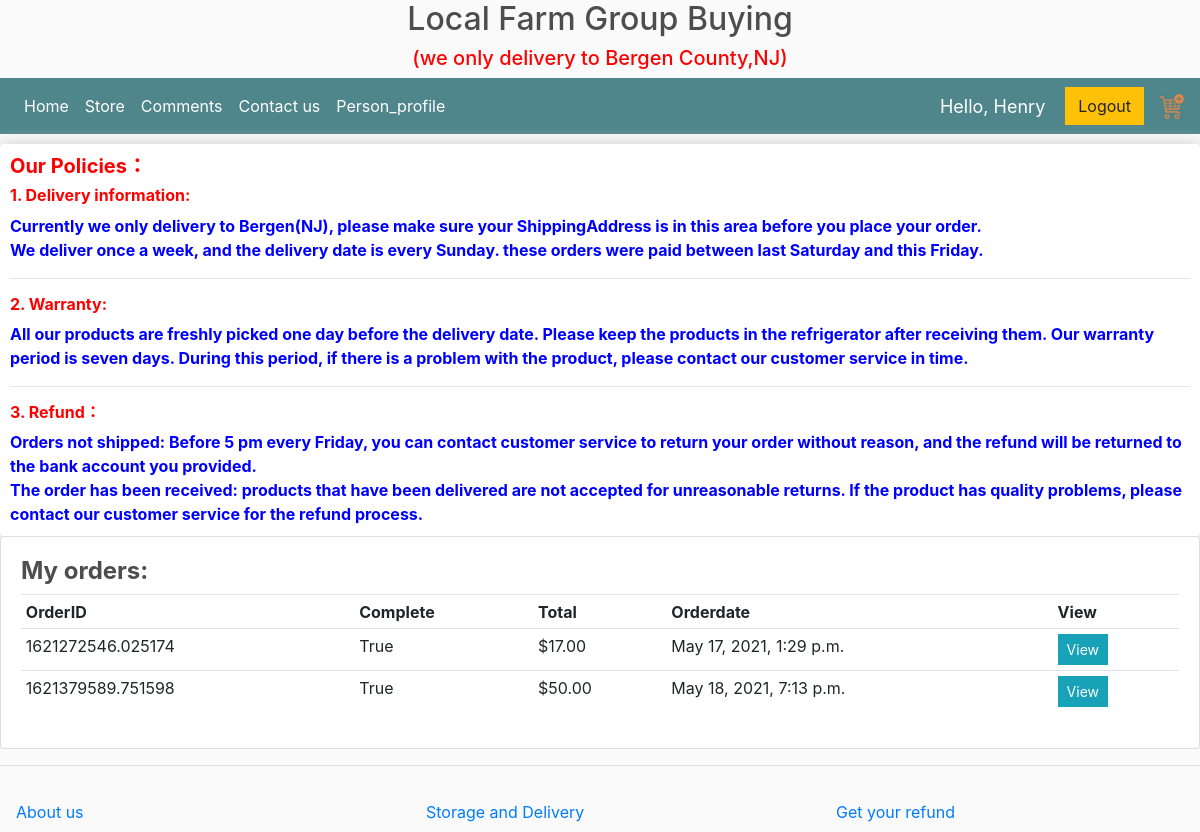
The page /customer/ (signed in) on the database its author committed.
### store/models.py (models this page shows, shortened)
class Order(models.Model):
	customer = models.ForeignKey(Customer, on_delete=models.SET_NULL, null=True, blank=True)
	date_ordered = models.DateTimeField(max_length=100, null=True)
	complete = models.BooleanField(default=False)
	transaction_id = models.CharField(max_length=100, null=True)
	delivered = models.BooleanField(default=False)
	delivered_date = models.DateField(max_length=100, null=True,blank=True)
	def __str__(self):
		return str(self.id)
	@property
	def get_cart_total(self):
		orderitems = self.orderitem_set.all()
		total = sum([item.get_total for item in orderitems])
		return total

class OrderItem(models.Model):
	product = models.ForeignKey(Product, on_delete=models.SET_NULL, null=True)
	order = models.ForeignKey(Order,  on_delete=models.SET_NULL, null=True)
	quantity = models.IntegerField(default=0, null=True, blank=True)
	@property
	def get_total(self):
		total = self.product.price * self.quantity
		return total

class Product(models.Model):
	CATEGORY = (
		('Vegetables', 'Vegetables'),
		('Fruits', 'Fruits'),
		('Eggs', 'Eggs'),
	)
	name = models.CharField(max_length=200)
	category = models.CharField(max_length=200, null=True, choices=CATEGORY)
	price = models.FloatField()
	describe = models.CharField(max_length=1000)
	image = models.ImageField(null=True, blank=True)

### store/decorators.py (the view)
		def wrapper_func(request, *args, **kwargs):
			group = None
			if request.user.groups.exists():
				group = request.user.groups.all()[0].name
			if group in allowed_roles:
				return view_func(request, *args, **kwargs)
			else:
				return HttpResponse('You are not authorized')

### store/views.py (called while the page is built)
@login_required(login_url='login')
@allowed_users(allowed_roles=['customer'])
def userpage(request):
	orders = request.user.customer.order_set.all()
	print('ORDERS:', orders)
	context = {'orders': orders}
	return render(request, 'store/customer.html', context)

### store/templates/store/customer.html
{%  extends 'store/mainin.html' %}
{% load static %}
{% block content %}
  <div class="row">
		<div class="col-lg-12">
			<div class="box-element" >
                <h5 style="color:red"><strong>Our Policies：</strong></h5>
                <h6 style="color:red"><strong>1. Delivery information: </strong></h6>
                <h7 style="color:blue"><strong>Currently we only delivery to Bergen(NJ), please make sure your ShippingAddress is in this area before you place your order.</strong></h7>
                <br>
                <h7 style="color:blue"><strong>We deliver once a week, and the delivery date is every Sunday. these orders were paid between last Saturday and this Friday.</strong></h7>
                <br>
                <hr>
                <h6 style="color:red"><strong>2. Warranty: </strong></h6>
                <h7 style="color:blue"><strong>All our products are freshly picked one day before the delivery date. Please keep the products in the refrigerator after receiving them. Our warranty period is seven days. During this period, if there is a problem with the product, please contact our customer service in time.</strong></h7>
                <hr>
                <h6 style="color:red"><strong>3. Refund：</strong></h6>
                <h7 style="color:blue"><strong>Orders not shipped: Before 5 pm every Friday, you can contact customer service to return your order without reason, and the refund will be returned to the bank account you provided.</strong></h7>
			    <br>
			    <h7 style="color:blue"><strong>The order has been received: products that have been delivered are not accepted for unreasonable returns. If the product has quality problems, please contact our customer service for the refund process.</strong></h7>
            </div>
        </div>
  </div>
<div class="row">
   <div class="col-md">
      <div class="card card-body">
          <h4><strong>My orders: </strong></h4>
         <table class="table table-sm">
            <tr>
                <th>OrderID</th>
                <th>Complete</th>
                <th>Total</th>
                <th>Orderdate</th>
                <th>View</th>
            </tr>
            {% for order in orders %}
            <tr>
                  <td>{{order.transaction_id}}</td>
                  <td>{{order.complete}}</td>
                  <td>${{order.get_cart_total|floatformat:2}}</td>
                  <td>{{order.date_ordered}}</td>
                  <td><a class="btn btn-sm btn-info" href="{% url 'order' order.id %}">View</a></td>
            </tr>
            {% endfor %}
         </table>
      </div>
   </div>
</div>
{% endblock content %}

### store/templates/store/navbarin.html (shortened to what this page needs)
{% load static %}
<nav class="navbar navbar-expand-lg navbar-dark bg-dark">
    <div class="collapse navbar-collapse" id="navbarSupportedContent">
	    <ul class="navbar-nav mr-auto">
	      <li class="nav-item active">
	        <a class="nav-link" href="{% url 'homein' %}">Home </a>
	      </li>
              <li class="nav-item active">
	        <a class="nav-link" href="{% url 'storein' %}">Store</a>
			</li>
	      <li class="nav-item active">
	        <a class="nav-link" href="{% url 'commentsin' %}">Comments</a>
	      </li>
            <li class="nav-item active">
	        <a class="nav-link" href="{% url 'contactin' %}">Contact us</a>
	      </li>
			{% if request.user.is_staff %}
			 <li class="nav-item active">
	        <a class="nav-link" href="{% url 'dashboard' %}">Control Panel</a>
	      </li>
			{% else %}
			<li class="nav-item active">
	        <a class="nav-link" href="{% url 'customer_setting' %}">Person_profile</a>
	      </li>
			{% endif %}
	    </ul>
        <div class="form-inline my-2 my-lg-0">
	     	<span class="hello-msg">Hello, {{request.user}}</span>
	    </div>
	    <div class="form-inline my-2 my-lg-0">
	     	<a href="{% url 'logout' %}"class="btn btn-warning">Logout</a>
			{% if request.user.customer %}
	     	<a href="{% url 'cart' %}">
	    		<img  id="cart-icon" src="{% static 'images/cart.png' %}">
	    	</a>
			{% endif %}
	    </div>
       </div>
	 </nav>

### static/css/main.css (style rules this page uses)
body { background-color: hsl(0, 0%, 98%); }
h1,h2,h3,h4,h5,h6 { color:hsl(0, 0%, 30%); }
.box-element { box-shadow:hsl(0, 0%, 80%) 0 0 16px; background-color: #fff; border-radius: 4px; padding: 10px; }
.bg-dark { background-color: #4f868c!important; }
#cart-icon { width:25px; display: inline-block; margin-left: 15px; }
.col-lg-4, .col-lg-6, .col-lg-8, .col-lg-12 { margin-top: 10px; }
.btn { border-radius: 0; }

### store/templates/store/navbarin.html (style rules this page uses)
.hello-msg { font-size: 18px; color: #fff; margin-right: 20px; }

### rows shown on the page
Order: transaction_id "1621272546.025174", complete "True", get_cart_total "17.00", date_ordered "May 17, 2021, 1:29 p.m."
Order: transaction_id "1621379589.751598", complete "True", get_cart_total "50.00", date_ordered "May 18, 2021, 7:13 p.m."

### other values the page prints
{{ request.user }} "Henry"
